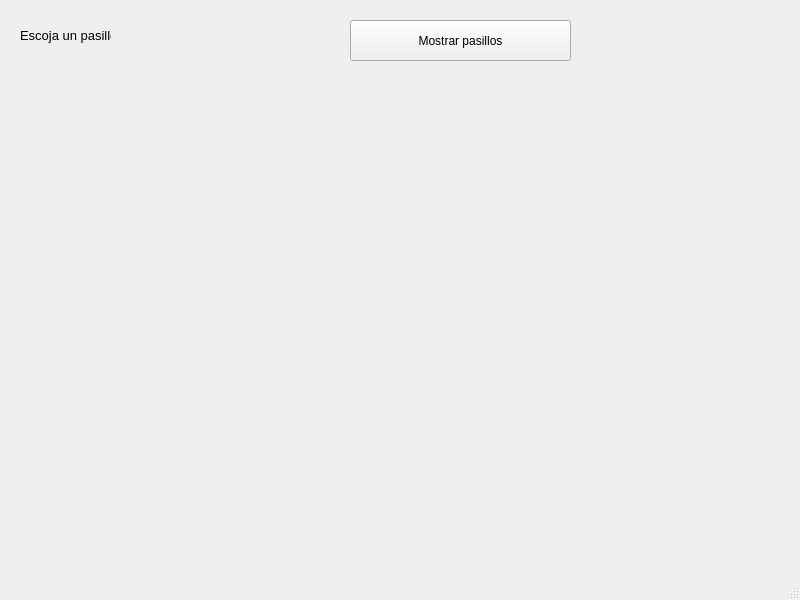
<?xml version="1.0" encoding="UTF-8"?>
<ui version="4.0">
 <class>window_select_hall</class>
 <widget class="QMainWindow" name="window_select_hall">
  <property name="geometry">
   <rect>
    <x>0</x>
    <y>0</y>
    <width>800</width>
    <height>600</height>
   </rect>
  </property>
  <property name="windowTitle">
   <string>MainWindow</string>
  </property>
  <widget class="QWidget" name="centralwidget">
   <widget class="QLabel" name="label">
    <property name="geometry">
     <rect>
      <x>20</x>
      <y>20</y>
      <width>91</width>
      <height>31</height>
     </rect>
    </property>
    <property name="font">
     <font>
      <pointsize>10</pointsize>
     </font>
    </property>
    <property name="text">
     <string>Escoja un pasillo</string>
    </property>
   </widget>
   <widget class="QPushButton" name="pushButton">
    <property name="geometry">
     <rect>
      <x>350</x>
      <y>20</y>
      <width>221</width>
      <height>41</height>
     </rect>
    </property>
    <property name="text">
     <string>Mostrar pasillos</string>
    </property>
   </widget>
  </widget>
  <widget class="QMenuBar" name="menubar">
   <property name="geometry">
    <rect>
     <x>0</x>
     <y>0</y>
     <width>800</width>
     <height>17</height>
    </rect>
   </property>
  </widget>
  <widget class="QStatusBar" name="statusbar"/>
 </widget>
 <resources/>
 <connections/>
</ui>
